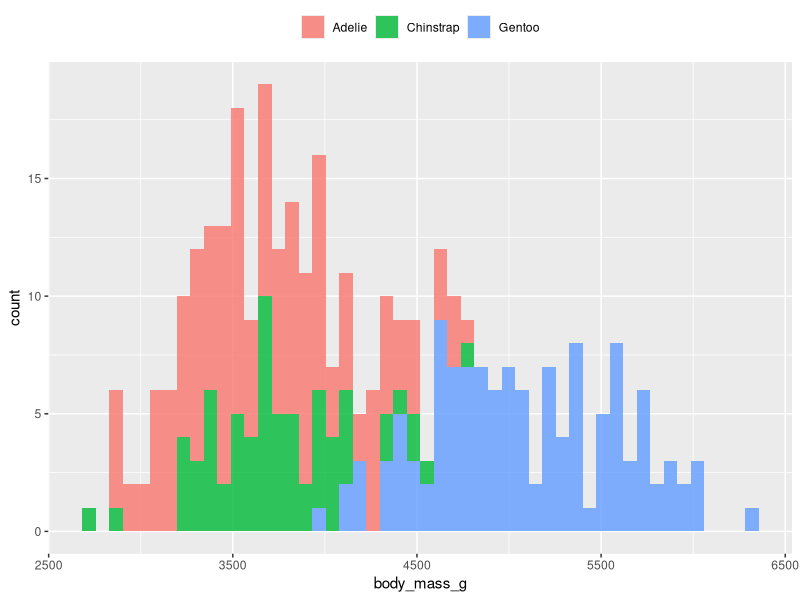
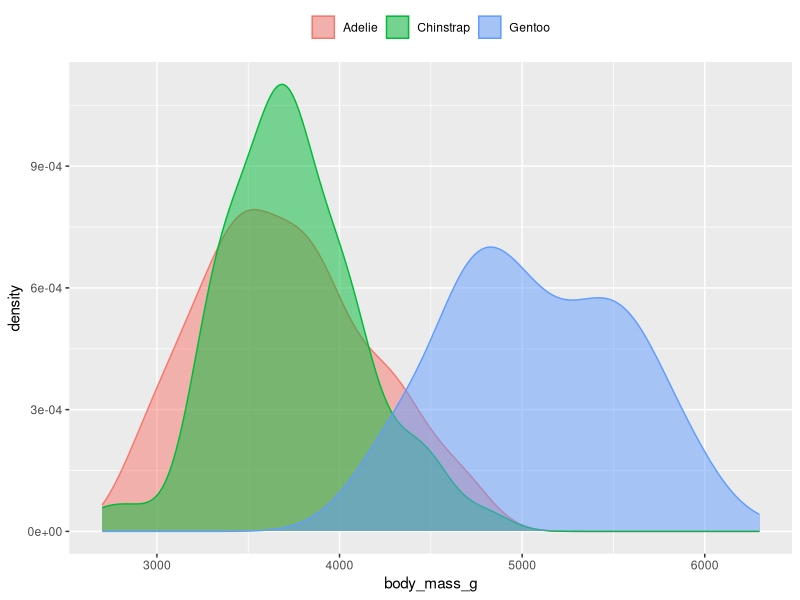
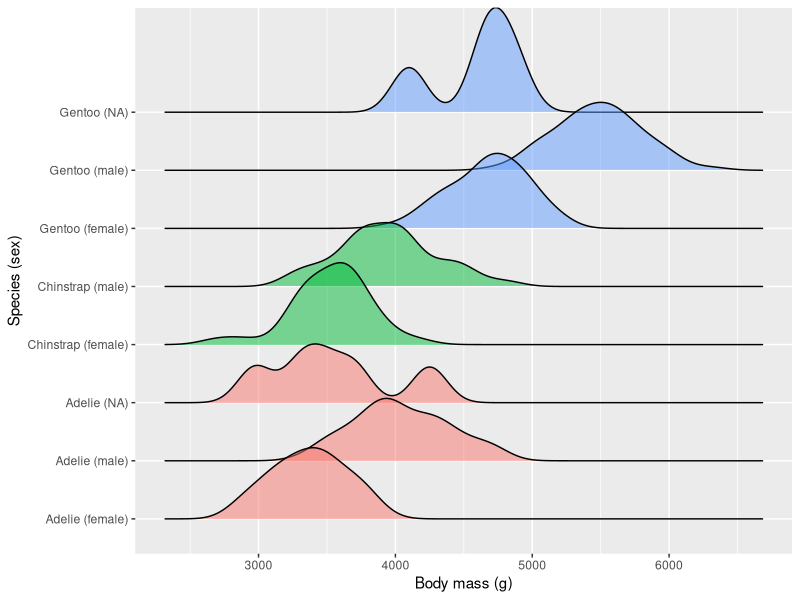
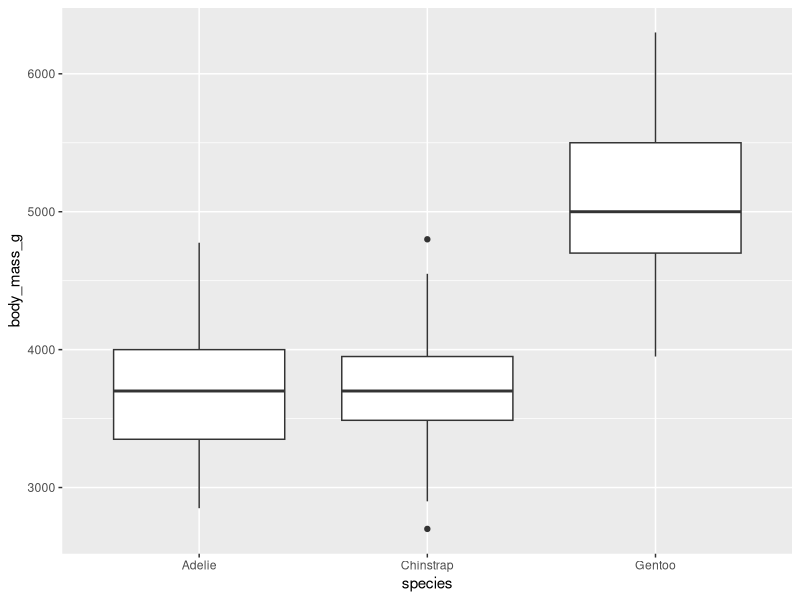
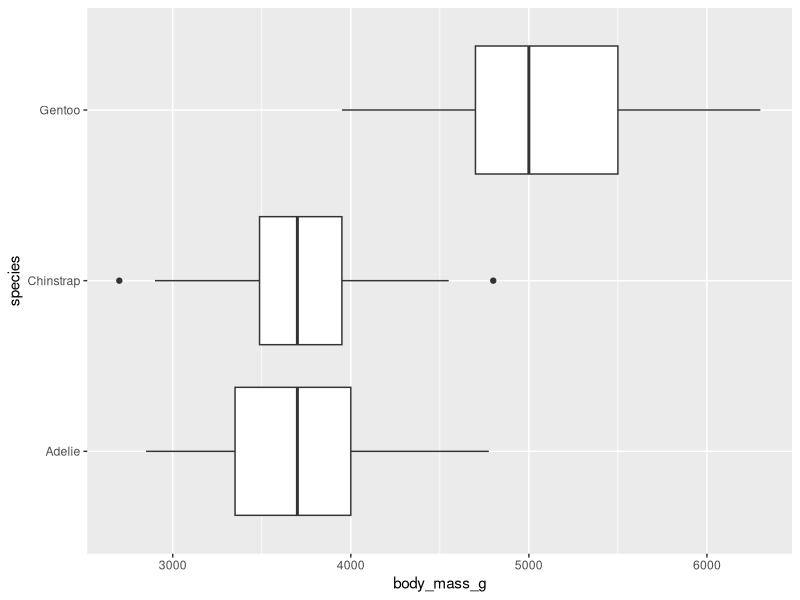
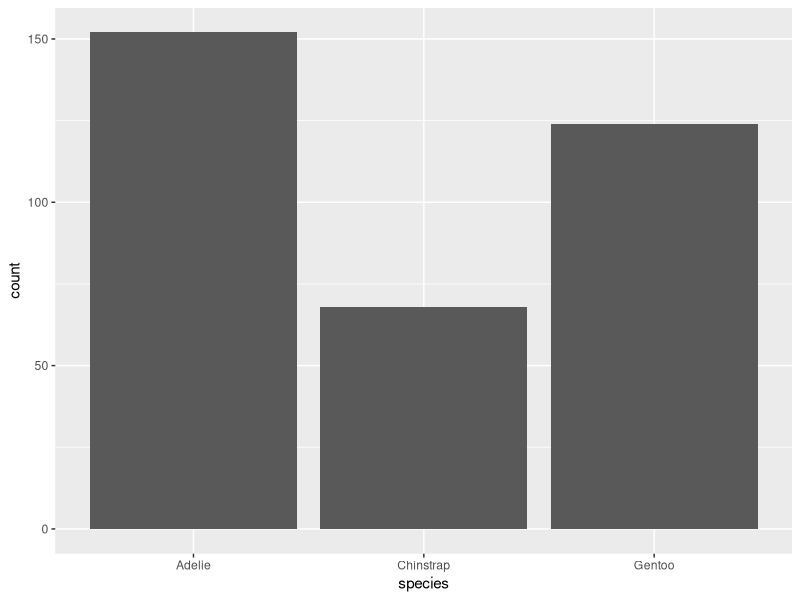
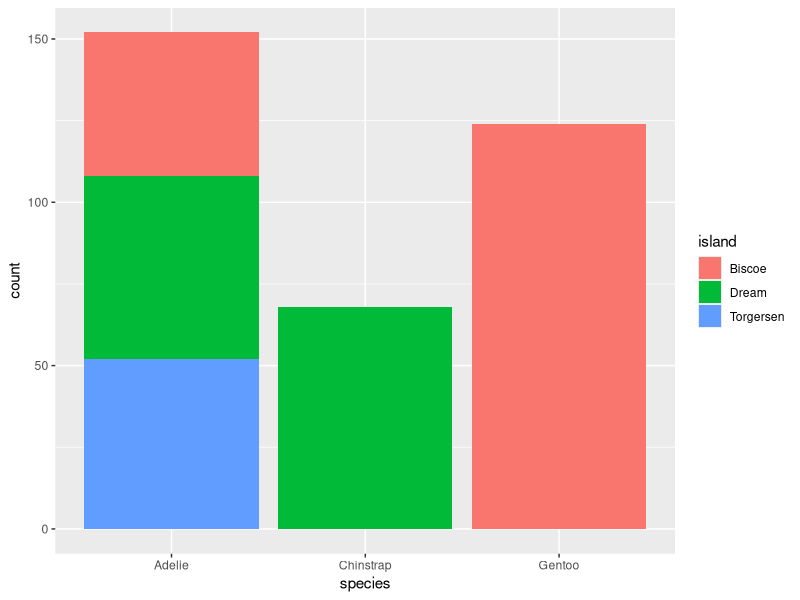
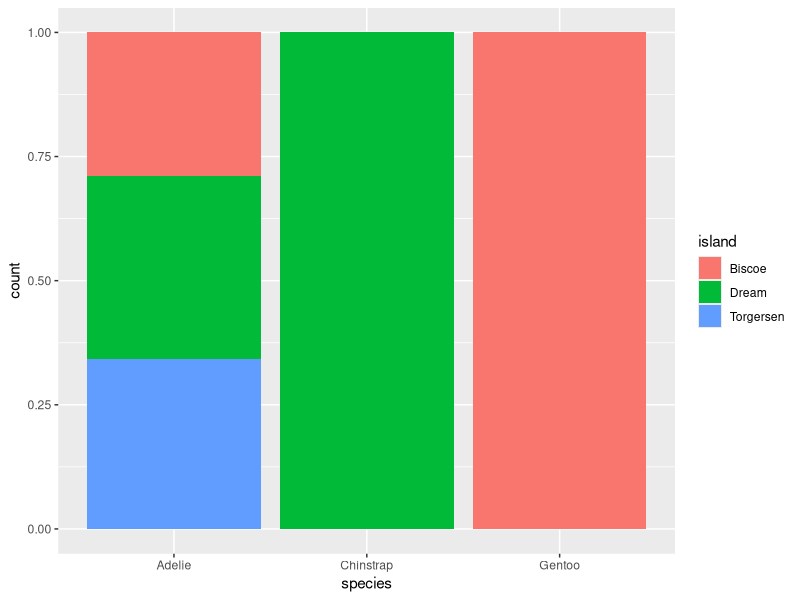

Generate these figures, in order, with R:
library(palmerpenguins)
library(ggplot2)
library(dplyr)
library(tidyverse)

ggplot(penguins, aes(x = body_mass_g)) +
  geom_histogram(aes(fill = species),
                 bins = 50,
                 alpha = 0.8) +
  labs(fill = NULL) +
  theme(legend.position = "top")

ggplot(penguins, aes(x = body_mass_g)) +
  geom_density(aes(fill = species,
                   col = species),
               alpha = 0.5) +
  labs(fill = NULL, col = NULL) +
  theme(legend.position = "top")

library(ggridges)
ggplot(
  penguins,
  aes(
    x = body_mass_g,
    y = paste0(species, " (", sex, ")"),
    fill = species
  )
) +
  ggridges::geom_density_ridges(alpha = 0.5) +
  labs(x = "Body mass (g)",
       y = "Species (sex)") +
  guides(fill = "none")
## Picking joint bandwidth of 127

ggplot(penguins, aes(x = species,
                     y = body_mass_g)) +
  geom_boxplot()

ggplot(penguins, aes(x = body_mass_g,
                     y = species)) +
  geom_boxplot()

ggplot(penguins, aes(x = species)) +
  geom_bar()

ggplot(penguins, aes(x = species,
                     fill = island)) +
  geom_bar()

ggplot(penguins, aes(x = species,
                     fill = island)) +
  geom_bar(position = "fill")

ggplot(penguins, aes(x = species,
                     fill = sex)) +
  geom_bar(position = "dodge")

ggplot(penguins, aes(x = bill_depth_mm,
                     y = bill_length_mm)) +
  geom_point() +
  geom_smooth()

ggplot(penguins, aes(x = bill_depth_mm,
                     y = bill_length_mm,
                     col = species)) +
  geom_point() +
  geom_smooth()

ggplot(penguins, aes(x = bill_depth_mm,
                     y = bill_length_mm,
                     col = species)) +
  geom_point() +
  geom_smooth(method = "lm",
              se = FALSE, # remove the shaded region
              fullrange = TRUE) #extrapolate to min & max of the data range

penguins %>%
  count(species, year) %>%
  ggplot(., aes(year, n)) +
  geom_line()

penguins %>%
  count(species, year) %>%
  ggplot(., aes(year, n, col = species)) +
  geom_line()

penguins %>%
  count(species, year) %>%
  ggplot(., aes(year, n, fill = species)) +
  geom_bar(stat = "identity", #instead of count, we want identity
           position = "dodge")

g <- ggplot(penguins, aes(species, body_mass_g, fill = species)) + geom_boxplot()
library(ggthemes)
g + theme_excel() + scale_fill_excel()


ngroup <- 5
tibble(
  group = factor(1:ngroup),
  count = sample(10, size = ngroup,
                 replace = TRUE)
) %>%
  ggplot(aes(group, count, fill = group)) +
  geom_bar(stat = "identity") +
  theme_bw() +
  scale_fill_manual(
    values = c("yellow", "pink", "red", "blue", "gray")
  )  # you can supply HTML colours

tibble(
  x = rnorm(10000),
  y = rnorm(10000)
) %>%
  ggplot(aes(x, y)) +
  geom_hex() +
  coord_fixed() + # ensures fixed x/y scales
  scale_fill_viridis_c(option = "plasma") +
  theme_bw()